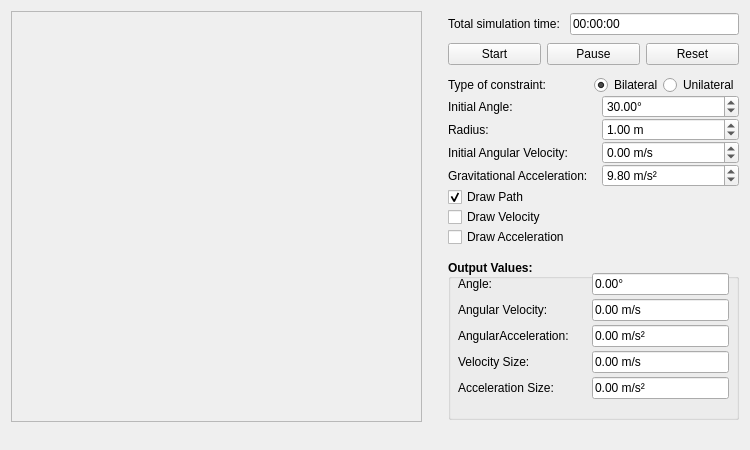
<?xml version="1.0" encoding="UTF-8"?>
<ui version="4.0">
 <class>MainWindow</class>
 <widget class="QWidget" name="MainWindow">
  <property name="windowModality">
   <enum>Qt::NonModal</enum>
  </property>
  <property name="geometry">
   <rect>
    <x>0</x>
    <y>0</y>
    <width>750</width>
    <height>450</height>
   </rect>
  </property>
  <property name="sizePolicy">
   <sizepolicy hsizetype="Fixed" vsizetype="Fixed">
    <horstretch>1</horstretch>
    <verstretch>1</verstretch>
   </sizepolicy>
  </property>
  <property name="minimumSize">
   <size>
    <width>750</width>
    <height>450</height>
   </size>
  </property>
  <property name="maximumSize">
   <size>
    <width>750</width>
    <height>450</height>
   </size>
  </property>
  <property name="windowTitle">
   <string>VisualPend - Mathematical pendulum simulation</string>
  </property>
  <layout class="QGridLayout" name="gridLayout">
   <item row="1" column="1">
    <spacer name="horizontalSpacer">
     <property name="orientation">
      <enum>Qt::Horizontal</enum>
     </property>
     <property name="sizeHint" stdset="0">
      <size>
       <width>40</width>
       <height>20</height>
      </size>
     </property>
    </spacer>
   </item>
   <item row="2" column="2">
    <widget class="QGroupBox" name="groupBox">
     <property name="sizePolicy">
      <sizepolicy hsizetype="Fixed" vsizetype="Fixed">
       <horstretch>0</horstretch>
       <verstretch>0</verstretch>
      </sizepolicy>
     </property>
     <property name="minimumSize">
      <size>
       <width>291</width>
       <height>161</height>
      </size>
     </property>
     <property name="maximumSize">
      <size>
       <width>291</width>
       <height>161</height>
      </size>
     </property>
     <property name="font">
      <font>
       <weight>75</weight>
       <bold>true</bold>
       <strikeout>false</strikeout>
       <kerning>true</kerning>
      </font>
     </property>
     <property name="autoFillBackground">
      <bool>false</bool>
     </property>
     <property name="title">
      <string>Output Values:</string>
     </property>
     <property name="alignment">
      <set>Qt::AlignLeading|Qt::AlignLeft|Qt::AlignVCenter</set>
     </property>
     <property name="flat">
      <bool>false</bool>
     </property>
     <widget class="QWidget" name="layoutWidget">
      <property name="geometry">
       <rect>
        <x>10</x>
        <y>10</y>
        <width>271</width>
        <height>136</height>
       </rect>
      </property>
      <layout class="QVBoxLayout" name="Outputlayout">
       <property name="spacing">
        <number>0</number>
       </property>
       <item>
        <layout class="QHBoxLayout" name="horizontalLayout">
         <item>
          <widget class="QLabel" name="outAngleLabel">
           <property name="font">
            <font>
             <weight>50</weight>
             <bold>false</bold>
            </font>
           </property>
           <property name="text">
            <string>Angle:</string>
           </property>
          </widget>
         </item>
         <item>
          <widget class="QLineEdit" name="m_angleOutput">
           <property name="sizePolicy">
            <sizepolicy hsizetype="Fixed" vsizetype="Fixed">
             <horstretch>0</horstretch>
             <verstretch>0</verstretch>
            </sizepolicy>
           </property>
           <property name="minimumSize">
            <size>
             <width>137</width>
             <height>0</height>
            </size>
           </property>
           <property name="maximumSize">
            <size>
             <width>137</width>
             <height>16777215</height>
            </size>
           </property>
           <property name="font">
            <font>
             <weight>50</weight>
             <bold>false</bold>
            </font>
           </property>
           <property name="focusPolicy">
            <enum>Qt::NoFocus</enum>
           </property>
           <property name="text">
            <string>0.00°</string>
           </property>
           <property name="readOnly">
            <bool>true</bool>
           </property>
          </widget>
         </item>
        </layout>
       </item>
       <item>
        <layout class="QHBoxLayout" name="horizontalLayout_2">
         <item>
          <widget class="QLabel" name="angVelocityLabel">
           <property name="font">
            <font>
             <weight>50</weight>
             <bold>false</bold>
            </font>
           </property>
           <property name="text">
            <string>Angular Velocity:</string>
           </property>
          </widget>
         </item>
         <item>
          <widget class="QLineEdit" name="m_angularVelocityOutput">
           <property name="sizePolicy">
            <sizepolicy hsizetype="Fixed" vsizetype="Fixed">
             <horstretch>0</horstretch>
             <verstretch>0</verstretch>
            </sizepolicy>
           </property>
           <property name="minimumSize">
            <size>
             <width>137</width>
             <height>0</height>
            </size>
           </property>
           <property name="maximumSize">
            <size>
             <width>137</width>
             <height>16777215</height>
            </size>
           </property>
           <property name="font">
            <font>
             <weight>50</weight>
             <bold>false</bold>
            </font>
           </property>
           <property name="focusPolicy">
            <enum>Qt::NoFocus</enum>
           </property>
           <property name="text">
            <string>0.00 m/s</string>
           </property>
           <property name="readOnly">
            <bool>true</bool>
           </property>
          </widget>
         </item>
        </layout>
       </item>
       <item>
        <layout class="QHBoxLayout" name="horizontalLayout_4">
         <item>
          <widget class="QLabel" name="angularAccelerationLabel">
           <property name="font">
            <font>
             <weight>50</weight>
             <bold>false</bold>
            </font>
           </property>
           <property name="text">
            <string>AngularAcceleration:</string>
           </property>
          </widget>
         </item>
         <item>
          <widget class="QLineEdit" name="m_angularAccelerationOutput">
           <property name="sizePolicy">
            <sizepolicy hsizetype="Fixed" vsizetype="Fixed">
             <horstretch>0</horstretch>
             <verstretch>0</verstretch>
            </sizepolicy>
           </property>
           <property name="minimumSize">
            <size>
             <width>137</width>
             <height>0</height>
            </size>
           </property>
           <property name="maximumSize">
            <size>
             <width>137</width>
             <height>16777215</height>
            </size>
           </property>
           <property name="font">
            <font>
             <weight>50</weight>
             <bold>false</bold>
            </font>
           </property>
           <property name="focusPolicy">
            <enum>Qt::NoFocus</enum>
           </property>
           <property name="text">
            <string>0.00 m/s²</string>
           </property>
           <property name="readOnly">
            <bool>true</bool>
           </property>
          </widget>
         </item>
        </layout>
       </item>
       <item>
        <layout class="QHBoxLayout" name="horizontalLayout_6">
         <item>
          <widget class="QLabel" name="velocityLabel_2">
           <property name="font">
            <font>
             <weight>50</weight>
             <bold>false</bold>
            </font>
           </property>
           <property name="text">
            <string>Velocity Size:</string>
           </property>
          </widget>
         </item>
         <item>
          <widget class="QLineEdit" name="m_velocityOutput">
           <property name="sizePolicy">
            <sizepolicy hsizetype="Fixed" vsizetype="Fixed">
             <horstretch>0</horstretch>
             <verstretch>0</verstretch>
            </sizepolicy>
           </property>
           <property name="minimumSize">
            <size>
             <width>137</width>
             <height>0</height>
            </size>
           </property>
           <property name="maximumSize">
            <size>
             <width>137</width>
             <height>16777215</height>
            </size>
           </property>
           <property name="font">
            <font>
             <weight>50</weight>
             <bold>false</bold>
            </font>
           </property>
           <property name="focusPolicy">
            <enum>Qt::NoFocus</enum>
           </property>
           <property name="text">
            <string>0.00 m/s</string>
           </property>
           <property name="readOnly">
            <bool>true</bool>
           </property>
          </widget>
         </item>
        </layout>
       </item>
       <item>
        <layout class="QHBoxLayout" name="horizontalLayout_5">
         <item>
          <widget class="QLabel" name="accelerationLabel">
           <property name="font">
            <font>
             <weight>50</weight>
             <bold>false</bold>
            </font>
           </property>
           <property name="text">
            <string>Acceleration Size:</string>
           </property>
          </widget>
         </item>
         <item>
          <widget class="QLineEdit" name="m_accelerationOutput">
           <property name="sizePolicy">
            <sizepolicy hsizetype="Fixed" vsizetype="Fixed">
             <horstretch>0</horstretch>
             <verstretch>0</verstretch>
            </sizepolicy>
           </property>
           <property name="minimumSize">
            <size>
             <width>137</width>
             <height>0</height>
            </size>
           </property>
           <property name="maximumSize">
            <size>
             <width>137</width>
             <height>16777215</height>
            </size>
           </property>
           <property name="font">
            <font>
             <weight>50</weight>
             <bold>false</bold>
            </font>
           </property>
           <property name="focusPolicy">
            <enum>Qt::NoFocus</enum>
           </property>
           <property name="text">
            <string>0.00 m/s²</string>
           </property>
           <property name="readOnly">
            <bool>true</bool>
           </property>
          </widget>
         </item>
        </layout>
       </item>
      </layout>
     </widget>
    </widget>
   </item>
   <item row="0" column="2">
    <layout class="QVBoxLayout" name="verticalLayout_3">
     <property name="sizeConstraint">
      <enum>QLayout::SetFixedSize</enum>
     </property>
     <item>
      <layout class="QHBoxLayout" name="horizontalLayout2">
       <item>
        <widget class="QLabel" name="timeLabel">
         <property name="text">
          <string>Total simulation time: </string>
         </property>
        </widget>
       </item>
       <item>
        <widget class="QLineEdit" name="m_simulationTime">
         <property name="focusPolicy">
          <enum>Qt::NoFocus</enum>
         </property>
         <property name="inputMethodHints">
          <set>Qt::ImhNone</set>
         </property>
         <property name="text">
          <string>00:00:00</string>
         </property>
         <property name="echoMode">
          <enum>QLineEdit::Normal</enum>
         </property>
         <property name="readOnly">
          <bool>true</bool>
         </property>
         <property name="cursorMoveStyle">
          <enum>Qt::LogicalMoveStyle</enum>
         </property>
        </widget>
       </item>
      </layout>
     </item>
     <item>
      <layout class="QHBoxLayout" name="buttonLayout">
       <item>
        <widget class="QPushButton" name="m_startButton">
         <property name="text">
          <string>Start</string>
         </property>
        </widget>
       </item>
       <item>
        <widget class="QPushButton" name="m_stopButton">
         <property name="text">
          <string>Pause</string>
         </property>
        </widget>
       </item>
       <item>
        <widget class="QPushButton" name="m_resetButton">
         <property name="text">
          <string>Reset</string>
         </property>
        </widget>
       </item>
      </layout>
     </item>
    </layout>
   </item>
   <item row="0" column="0" rowspan="3">
    <widget class="QFrame" name="frame">
     <property name="sizePolicy">
      <sizepolicy hsizetype="MinimumExpanding" vsizetype="MinimumExpanding">
       <horstretch>0</horstretch>
       <verstretch>0</verstretch>
      </sizepolicy>
     </property>
     <property name="minimumSize">
      <size>
       <width>411</width>
       <height>411</height>
      </size>
     </property>
     <property name="maximumSize">
      <size>
       <width>411</width>
       <height>411</height>
      </size>
     </property>
     <property name="frameShape">
      <enum>QFrame::StyledPanel</enum>
     </property>
     <property name="frameShadow">
      <enum>QFrame::Sunken</enum>
     </property>
     <property name="lineWidth">
      <number>0</number>
     </property>
     <property name="midLineWidth">
      <number>0</number>
     </property>
    </widget>
   </item>
   <item row="1" column="2">
    <layout class="QVBoxLayout" name="verticalLayout_2">
     <property name="spacing">
      <number>0</number>
     </property>
     <property name="sizeConstraint">
      <enum>QLayout::SetFixedSize</enum>
     </property>
     <item>
      <layout class="QHBoxLayout" name="horizontalLayout1">
       <item>
        <widget class="QLabel" name="constraintLabel">
         <property name="minimumSize">
          <size>
           <width>115</width>
           <height>12</height>
          </size>
         </property>
         <property name="text">
          <string>Type of constraint:</string>
         </property>
        </widget>
       </item>
       <item>
        <layout class="QHBoxLayout" name="horizontalLayout_11">
         <item>
          <widget class="QRadioButton" name="m_bilateralRadioButton">
           <property name="text">
            <string>Bilateral</string>
           </property>
           <property name="checked">
            <bool>true</bool>
           </property>
          </widget>
         </item>
         <item>
          <widget class="QRadioButton" name="m_unilateralRadioButton">
           <property name="text">
            <string>Unilateral</string>
           </property>
          </widget>
         </item>
        </layout>
       </item>
      </layout>
     </item>
     <item>
      <layout class="QHBoxLayout" name="horizontalLayout_7">
       <item>
        <widget class="QLabel" name="angleLabel">
         <property name="text">
          <string>Initial Angle:</string>
         </property>
        </widget>
       </item>
       <item>
        <widget class="QDoubleSpinBox" name="m_angleSpinBox">
         <property name="minimumSize">
          <size>
           <width>137</width>
           <height>0</height>
          </size>
         </property>
         <property name="maximumSize">
          <size>
           <width>137</width>
           <height>16777215</height>
          </size>
         </property>
         <property name="inputMethodHints">
          <set>Qt::ImhDigitsOnly|Qt::ImhFormattedNumbersOnly</set>
         </property>
         <property name="suffix">
          <string>°</string>
         </property>
         <property name="minimum">
          <double>-360.000000000000000</double>
         </property>
         <property name="maximum">
          <double>360.000000000000000</double>
         </property>
         <property name="value">
          <double>30.000000000000000</double>
         </property>
        </widget>
       </item>
      </layout>
     </item>
     <item>
      <layout class="QHBoxLayout" name="horizontalLayout_8">
       <item>
        <widget class="QLabel" name="radiusLabel">
         <property name="text">
          <string>Radius:</string>
         </property>
        </widget>
       </item>
       <item>
        <widget class="QDoubleSpinBox" name="m_radiusSpinBox">
         <property name="minimumSize">
          <size>
           <width>137</width>
           <height>0</height>
          </size>
         </property>
         <property name="maximumSize">
          <size>
           <width>137</width>
           <height>16777215</height>
          </size>
         </property>
         <property name="inputMethodHints">
          <set>Qt::ImhDigitsOnly|Qt::ImhFormattedNumbersOnly</set>
         </property>
         <property name="suffix">
          <string> m</string>
         </property>
         <property name="minimum">
          <double>0.010000000000000</double>
         </property>
         <property name="maximum">
          <double>10000.000000000000000</double>
         </property>
         <property name="value">
          <double>1.000000000000000</double>
         </property>
        </widget>
       </item>
      </layout>
     </item>
     <item>
      <layout class="QHBoxLayout" name="horizontalLayout_9">
       <item>
        <widget class="QLabel" name="velocityLabel">
         <property name="text">
          <string>Initial Angular Velocity:</string>
         </property>
        </widget>
       </item>
       <item>
        <widget class="QDoubleSpinBox" name="m_angularVelocitySpinBox">
         <property name="minimumSize">
          <size>
           <width>137</width>
           <height>0</height>
          </size>
         </property>
         <property name="maximumSize">
          <size>
           <width>137</width>
           <height>16777215</height>
          </size>
         </property>
         <property name="inputMethodHints">
          <set>Qt::ImhDigitsOnly|Qt::ImhFormattedNumbersOnly</set>
         </property>
         <property name="suffix">
          <string> m/s</string>
         </property>
         <property name="minimum">
          <double>-100.000000000000000</double>
         </property>
         <property name="maximum">
          <double>100.000000000000000</double>
         </property>
         <property name="value">
          <double>0.000000000000000</double>
         </property>
        </widget>
       </item>
      </layout>
     </item>
     <item>
      <layout class="QHBoxLayout" name="horizontalLayout_10">
       <item>
        <widget class="QLabel" name="gravitationalAccelerationLabel">
         <property name="text">
          <string>Gravitational Acceleration:</string>
         </property>
        </widget>
       </item>
       <item>
        <widget class="QDoubleSpinBox" name="m_gravitationalAcceleration">
         <property name="sizePolicy">
          <sizepolicy hsizetype="Fixed" vsizetype="Fixed">
           <horstretch>0</horstretch>
           <verstretch>0</verstretch>
          </sizepolicy>
         </property>
         <property name="minimumSize">
          <size>
           <width>137</width>
           <height>0</height>
          </size>
         </property>
         <property name="maximumSize">
          <size>
           <width>137</width>
           <height>16777215</height>
          </size>
         </property>
         <property name="inputMethodHints">
          <set>Qt::ImhDigitsOnly|Qt::ImhFormattedNumbersOnly</set>
         </property>
         <property name="suffix">
          <string> m/s²</string>
         </property>
         <property name="minimum">
          <double>-100.000000000000000</double>
         </property>
         <property name="maximum">
          <double>100.000000000000000</double>
         </property>
         <property name="value">
          <double>9.800000000000001</double>
         </property>
        </widget>
       </item>
      </layout>
     </item>
     <item>
      <layout class="QVBoxLayout" name="verticalLayout">
       <item>
        <widget class="QCheckBox" name="m_pathCheckBox">
         <property name="text">
          <string>Draw Path</string>
         </property>
         <property name="checked">
          <bool>true</bool>
         </property>
        </widget>
       </item>
       <item>
        <widget class="QCheckBox" name="m_velocityCheckBox">
         <property name="text">
          <string>Draw Velocity</string>
         </property>
        </widget>
       </item>
       <item>
        <widget class="QCheckBox" name="m_accelerationCheckBox">
         <property name="text">
          <string>Draw Acceleration</string>
         </property>
        </widget>
       </item>
      </layout>
     </item>
    </layout>
   </item>
   <item row="3" column="0">
    <spacer name="verticalSpacer">
     <property name="orientation">
      <enum>Qt::Vertical</enum>
     </property>
     <property name="sizeHint" stdset="0">
      <size>
       <width>20</width>
       <height>40</height>
      </size>
     </property>
    </spacer>
   </item>
  </layout>
  <zorder>frame</zorder>
  <zorder>layoutWidget</zorder>
  <zorder>layoutWidget</zorder>
  <zorder>groupBox</zorder>
  <zorder>horizontalSpacer</zorder>
  <zorder>verticalSpacer</zorder>
 </widget>
 <tabstops>
  <tabstop>m_startButton</tabstop>
  <tabstop>m_stopButton</tabstop>
  <tabstop>m_resetButton</tabstop>
  <tabstop>m_angleSpinBox</tabstop>
  <tabstop>m_radiusSpinBox</tabstop>
  <tabstop>m_angularVelocitySpinBox</tabstop>
  <tabstop>m_gravitationalAcceleration</tabstop>
  <tabstop>m_pathCheckBox</tabstop>
  <tabstop>m_velocityCheckBox</tabstop>
  <tabstop>m_accelerationCheckBox</tabstop>
 </tabstops>
 <resources/>
 <connections/>
</ui>
